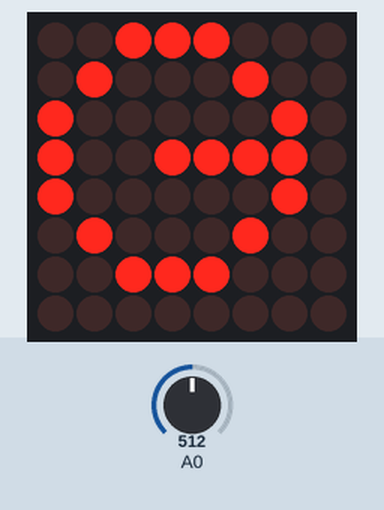
Bench run of a sketch on a simulated Arduino Uno, built with avr-gcc and run on an emulated ATmega328P. Shown: 8×8 LED matrix. The test bench sets the inputs (shaded band); at power-on: A0 = 512.

Above: at 1.9 s.
2.0 s: A0 set to 122
At 2.31 s:
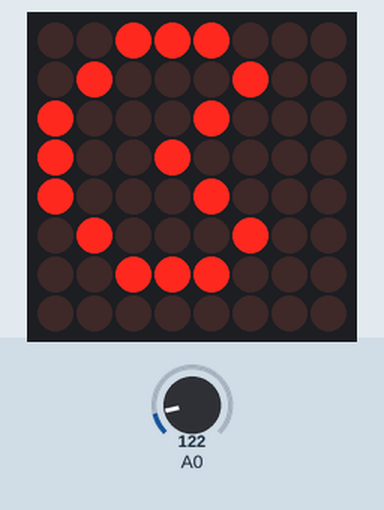

The sketch:

Practica_No._3.1.ino
```cpp
#include <LedControl.h>
#define din_matrix 3
#define cs_matrix  2
#define clk_matrix 4
LedControl PacmanMatrix = LedControl(din_matrix, clk_matrix, cs_matrix, 1);


byte pacman_boca_abierta[8] = {
  B00111000,
  B01000100,
  B10001000,
  B10010000,
  B10001000,
  B01000100,
  B00111000,
  B00000000
};

byte pacman_boca_cerrada[8] = {
  B00111000,
  B01000100,
  B10000010,
  B10011110,
  B10000010,
  B01000100,
  B00111000,
  B00000000
};

int delayTime = 500;

void setup() {
  PacmanMatrix.shutdown(0, false);
  PacmanMatrix.setIntensity(0, 15);
  PacmanMatrix.clearDisplay(0);
}

void loop() {
  int potValue = analogRead(A0);

  delayTime = map(potValue, 0, 1023, 100, 1000);

  displayPacMan(pacman_boca_abierta);
  delay(delayTime);

  displayPacMan(pacman_boca_cerrada);
  delay(delayTime);
}

void displayPacMan(byte pattern[]) {
  for (int i = 0; i < 8; i++) {
    PacmanMatrix.setRow(0, i, pattern[i]);
  }
}
```
